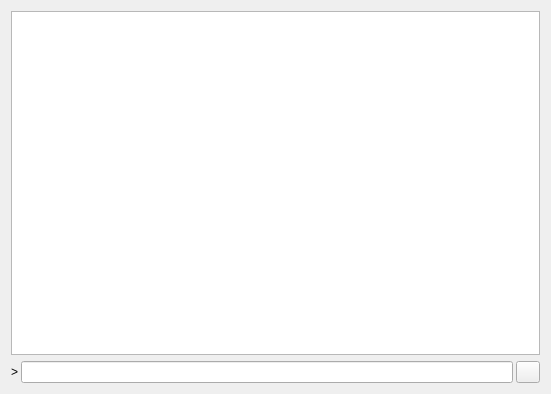
<?xml version="1.0" encoding="UTF-8"?>
<ui version="4.0">
 <class>Console</class>
 <widget class="QDialog" name="Console">
  <property name="geometry">
   <rect>
    <x>0</x>
    <y>0</y>
    <width>551</width>
    <height>394</height>
   </rect>
  </property>
  <property name="windowTitle">
   <string>Dialog</string>
  </property>
  <layout class="QGridLayout" name="gridLayout">
   <item row="0" column="0">
    <layout class="QGridLayout" name="gridLayoutConsole">
     <item row="1" column="0">
      <layout class="QHBoxLayout" name="horizontalLayoutConsole">
       <property name="spacing">
        <number>3</number>
       </property>
       <item>
        <widget class="QLabel" name="consoleLabel">
         <property name="text">
          <string notr="true">&gt;</string>
         </property>
        </widget>
       </item>
       <item>
        <widget class="QLineEdit" name="consoleLineEdit"/>
       </item>
       <item>
        <widget class="QPushButton" name="consoleClearButton">
         <property name="maximumSize">
          <size>
           <width>24</width>
           <height>24</height>
          </size>
         </property>
         <property name="toolTip">
          <string>Clear console</string>
         </property>
         <property name="text">
          <string/>
         </property>
         <property name="icon">
          <iconset resource="../bitcoin.qrc">
           <normaloff>:/icons/remove</normaloff>:/icons/remove</iconset>
         </property>
         <property name="shortcut">
          <string notr="true">Ctrl+L</string>
         </property>
         <property name="autoDefault">
          <bool>false</bool>
         </property>
        </widget>
       </item>
      </layout>
     </item>
     <item row="0" column="0">
      <widget class="QTextEdit" name="consoleMessagesWidget">
       <property name="minimumSize">
        <size>
         <width>0</width>
         <height>100</height>
        </size>
       </property>
       <property name="readOnly">
        <bool>true</bool>
       </property>
       <property name="tabKeyNavigation" stdset="0">
        <bool>false</bool>
       </property>
       <property name="columnCount" stdset="0">
        <number>2</number>
       </property>
      </widget>
     </item>
    </layout>
   </item>
  </layout>
 </widget>
 <resources>
  <include location="../bitcoin.qrc"/>
 </resources>
 <connections/>
</ui>
